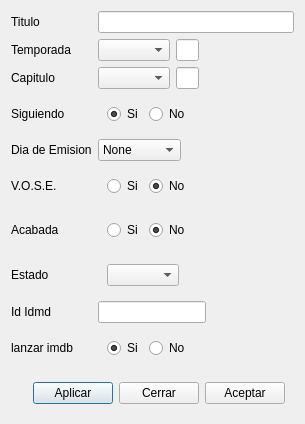
<?xml version="1.0" encoding="UTF-8"?>
<ui version="4.0">
 <class>Dialog</class>
 <widget class="QDialog" name="Dialog">
  <property name="geometry">
   <rect>
    <x>0</x>
    <y>0</y>
    <width>305</width>
    <height>424</height>
   </rect>
  </property>
  <property name="windowTitle">
   <string>Dialog</string>
  </property>
  <property name="windowIcon">
   <iconset resource="fatcow.qrc">
    <normaloff>:/Iconos/Icons/fatcow/Principal.png</normaloff>:/Iconos/Icons/fatcow/Principal.png</iconset>
  </property>
  <layout class="QGridLayout" name="gridLayout">
   <item row="0" column="0">
    <widget class="QLabel" name="label">
     <property name="text">
      <string>Titulo</string>
     </property>
     <property name="buddy">
      <cstring>lineTitulo</cstring>
     </property>
    </widget>
   </item>
   <item row="0" column="1">
    <widget class="QLineEdit" name="lineTitulo"/>
   </item>
   <item row="1" column="0">
    <widget class="QLabel" name="label_5">
     <property name="text">
      <string>Temporada</string>
     </property>
    </widget>
   </item>
   <item row="1" column="1">
    <layout class="QHBoxLayout" name="horizontalLayout_2">
     <item>
      <widget class="QComboBox" name="BoxTemporada"/>
     </item>
     <item alignment="Qt::AlignLeft">
      <widget class="QLineEdit" name="lineTemp">
       <property name="enabled">
        <bool>true</bool>
       </property>
      </widget>
     </item>
     <item>
      <spacer name="horizontalSpacer_2">
       <property name="orientation">
        <enum>Qt::Horizontal</enum>
       </property>
       <property name="sizeHint" stdset="0">
        <size>
         <width>180</width>
         <height>20</height>
        </size>
       </property>
      </spacer>
     </item>
    </layout>
   </item>
   <item row="2" column="0">
    <widget class="QLabel" name="label_2">
     <property name="text">
      <string>Capitulo</string>
     </property>
    </widget>
   </item>
   <item row="2" column="1">
    <layout class="QHBoxLayout" name="horizontalLayout">
     <item>
      <widget class="QComboBox" name="BoxCapitulo"/>
     </item>
     <item alignment="Qt::AlignLeft">
      <widget class="QLineEdit" name="lineCapitulo">
       <property name="enabled">
        <bool>true</bool>
       </property>
      </widget>
     </item>
     <item>
      <spacer name="horizontalSpacer">
       <property name="orientation">
        <enum>Qt::Horizontal</enum>
       </property>
       <property name="sizeHint" stdset="0">
        <size>
         <width>180</width>
         <height>20</height>
        </size>
       </property>
      </spacer>
     </item>
    </layout>
   </item>
   <item row="3" column="0">
    <widget class="QLabel" name="label_6">
     <property name="text">
      <string>Siguiendo</string>
     </property>
     <property name="buddy">
      <cstring>radioSeguirSi</cstring>
     </property>
    </widget>
   </item>
   <item row="3" column="1">
    <widget class="QWidget" name="widget_5" native="true">
     <layout class="QGridLayout" name="gridLayout_4">
      <item row="0" column="0">
       <widget class="QRadioButton" name="radioSeguirSi">
        <property name="text">
         <string>Si</string>
        </property>
        <property name="checked">
         <bool>true</bool>
        </property>
       </widget>
      </item>
      <item row="0" column="2">
       <spacer name="horizontalSpacer_4">
        <property name="orientation">
         <enum>Qt::Horizontal</enum>
        </property>
        <property name="sizeHint" stdset="0">
         <size>
          <width>40</width>
          <height>20</height>
         </size>
        </property>
       </spacer>
      </item>
      <item row="0" column="1">
       <widget class="QRadioButton" name="radioSeguirNo">
        <property name="text">
         <string>No</string>
        </property>
       </widget>
      </item>
     </layout>
    </widget>
   </item>
   <item row="4" column="0">
    <widget class="QLabel" name="label_3">
     <property name="text">
      <string>Dia de Emision</string>
     </property>
     <property name="buddy">
      <cstring>BoxEmision</cstring>
     </property>
    </widget>
   </item>
   <item row="4" column="1" alignment="Qt::AlignLeft">
    <widget class="QComboBox" name="BoxEmision">
     <item>
      <property name="text">
       <string>None</string>
      </property>
     </item>
     <item>
      <property name="text">
       <string>Lunes</string>
      </property>
     </item>
     <item>
      <property name="text">
       <string>Martes</string>
      </property>
     </item>
     <item>
      <property name="text">
       <string>Miercoles</string>
      </property>
     </item>
     <item>
      <property name="text">
       <string>Jueves</string>
      </property>
     </item>
     <item>
      <property name="text">
       <string>Viernes</string>
      </property>
     </item>
     <item>
      <property name="text">
       <string>Sabado</string>
      </property>
     </item>
     <item>
      <property name="text">
       <string>Domingo</string>
      </property>
     </item>
    </widget>
   </item>
   <item row="5" column="0">
    <widget class="QLabel" name="label_4">
     <property name="text">
      <string>V.O.S.E.</string>
     </property>
    </widget>
   </item>
   <item row="5" column="1">
    <widget class="QWidget" name="widget_3" native="true">
     <layout class="QGridLayout" name="gridLayout_2">
      <item row="0" column="0">
       <widget class="QRadioButton" name="radioVOSE_Si">
        <property name="text">
         <string>Si</string>
        </property>
        <property name="checked">
         <bool>false</bool>
        </property>
       </widget>
      </item>
      <item row="0" column="1">
       <widget class="QRadioButton" name="radioVOSE_No">
        <property name="text">
         <string>No</string>
        </property>
        <property name="checked">
         <bool>true</bool>
        </property>
       </widget>
      </item>
      <item row="0" column="2">
       <spacer name="horizontalSpacer_5">
        <property name="orientation">
         <enum>Qt::Horizontal</enum>
        </property>
        <property name="sizeHint" stdset="0">
         <size>
          <width>40</width>
          <height>20</height>
         </size>
        </property>
       </spacer>
      </item>
     </layout>
    </widget>
   </item>
   <item row="6" column="0">
    <widget class="QLabel" name="label_7">
     <property name="text">
      <string>Acabada</string>
     </property>
    </widget>
   </item>
   <item row="6" column="1">
    <widget class="QWidget" name="widget_2" native="true">
     <layout class="QGridLayout" name="gridLayout_3">
      <item row="0" column="0">
       <widget class="QRadioButton" name="radioAcabadaSi">
        <property name="text">
         <string>Si</string>
        </property>
       </widget>
      </item>
      <item row="0" column="1">
       <widget class="QRadioButton" name="radioAcabadaNo">
        <property name="text">
         <string>No</string>
        </property>
        <property name="checked">
         <bool>true</bool>
        </property>
       </widget>
      </item>
      <item row="0" column="2">
       <spacer name="horizontalSpacer_6">
        <property name="orientation">
         <enum>Qt::Horizontal</enum>
        </property>
        <property name="sizeHint" stdset="0">
         <size>
          <width>40</width>
          <height>20</height>
         </size>
        </property>
       </spacer>
      </item>
     </layout>
    </widget>
   </item>
   <item row="7" column="0">
    <widget class="QLabel" name="label_10">
     <property name="text">
      <string>Estado</string>
     </property>
    </widget>
   </item>
   <item row="7" column="1">
    <widget class="QWidget" name="widget" native="true">
     <layout class="QHBoxLayout" name="horizontalLayout_3">
      <item>
       <widget class="QComboBox" name="BoxEstado"/>
      </item>
      <item>
       <spacer name="horizontalSpacer_8">
        <property name="orientation">
         <enum>Qt::Horizontal</enum>
        </property>
        <property name="sizeHint" stdset="0">
         <size>
          <width>40</width>
          <height>20</height>
         </size>
        </property>
       </spacer>
      </item>
     </layout>
    </widget>
   </item>
   <item row="8" column="0">
    <widget class="QLabel" name="label_8">
     <property name="text">
      <string>Id Idmd</string>
     </property>
     <property name="buddy">
      <cstring>lineImdb</cstring>
     </property>
    </widget>
   </item>
   <item row="8" column="1" alignment="Qt::AlignLeft">
    <widget class="QLineEdit" name="lineImdb"/>
   </item>
   <item row="9" column="0">
    <widget class="QLabel" name="label_9">
     <property name="text">
      <string>lanzar imdb</string>
     </property>
    </widget>
   </item>
   <item row="9" column="1">
    <widget class="QWidget" name="widget_4" native="true">
     <layout class="QGridLayout" name="gridLayout_5">
      <item row="0" column="2">
       <widget class="QRadioButton" name="radioImdbNo">
        <property name="text">
         <string>No</string>
        </property>
       </widget>
      </item>
      <item row="0" column="1">
       <widget class="QRadioButton" name="radioImdbSi">
        <property name="text">
         <string>Si</string>
        </property>
        <property name="checked">
         <bool>true</bool>
        </property>
       </widget>
      </item>
      <item row="0" column="3">
       <spacer name="horizontalSpacer_7">
        <property name="orientation">
         <enum>Qt::Horizontal</enum>
        </property>
        <property name="sizeHint" stdset="0">
         <size>
          <width>40</width>
          <height>20</height>
         </size>
        </property>
       </spacer>
      </item>
     </layout>
    </widget>
   </item>
   <item row="10" column="0" colspan="2">
    <widget class="QWidget" name="WidgetBotones" native="true">
     <layout class="QHBoxLayout" name="LayoutBotones">
      <item>
       <widget class="QLabel" name="label_Info">
        <property name="text">
         <string/>
        </property>
       </widget>
      </item>
      <item>
       <spacer name="horizontalSpacer_3">
        <property name="orientation">
         <enum>Qt::Horizontal</enum>
        </property>
        <property name="sizeHint" stdset="0">
         <size>
          <width>10</width>
          <height>20</height>
         </size>
        </property>
       </spacer>
      </item>
      <item>
       <widget class="QPushButton" name="pushButtonAplicar">
        <property name="text">
         <string>Aplicar</string>
        </property>
        <property name="icon">
         <iconset resource="fatcow.qrc">
          <normaloff>:/Iconos/Icons/fatcow/accept_button.png</normaloff>:/Iconos/Icons/fatcow/accept_button.png</iconset>
        </property>
       </widget>
      </item>
      <item>
       <widget class="QPushButton" name="pushButtonCerrar">
        <property name="text">
         <string>Cerrar</string>
        </property>
        <property name="icon">
         <iconset resource="fatcow.qrc">
          <normaloff>:/Iconos/Icons/fatcow/cancel.png</normaloff>:/Iconos/Icons/fatcow/cancel.png</iconset>
        </property>
       </widget>
      </item>
      <item>
       <widget class="QPushButton" name="pushButtonAceptar">
        <property name="text">
         <string>Aceptar</string>
        </property>
        <property name="icon">
         <iconset resource="fatcow.qrc">
          <normaloff>:/Iconos/Icons/fatcow/file_save_as.png</normaloff>:/Iconos/Icons/fatcow/file_save_as.png</iconset>
        </property>
       </widget>
      </item>
     </layout>
    </widget>
   </item>
  </layout>
  <zorder>widget_2</zorder>
  <zorder>widget_3</zorder>
  <zorder>label_4</zorder>
  <zorder>label_5</zorder>
  <zorder>label_6</zorder>
  <zorder>label_7</zorder>
  <zorder>widget_5</zorder>
  <zorder>lineTitulo</zorder>
  <zorder>label</zorder>
  <zorder>label_2</zorder>
  <zorder>label_3</zorder>
  <zorder>lineImdb</zorder>
  <zorder>label_8</zorder>
  <zorder>BoxEmision</zorder>
  <zorder>label_9</zorder>
  <zorder>widget_4</zorder>
  <zorder>label_10</zorder>
  <zorder>widget</zorder>
 </widget>
 <resources>
  <include location="fatcow.qrc"/>
 </resources>
 <connections>
  <connection>
   <sender>BoxTemporada</sender>
   <signal>activated(QString)</signal>
   <receiver>lineTemp</receiver>
   <slot>setText(QString)</slot>
   <hints>
    <hint type="sourcelabel">
     <x>152</x>
     <y>55</y>
    </hint>
    <hint type="destinationlabel">
     <x>212</x>
     <y>55</y>
    </hint>
   </hints>
  </connection>
  <connection>
   <sender>BoxCapitulo</sender>
   <signal>activated(QString)</signal>
   <receiver>lineCapitulo</receiver>
   <slot>setText(QString)</slot>
   <hints>
    <hint type="sourcelabel">
     <x>152</x>
     <y>83</y>
    </hint>
    <hint type="destinationlabel">
     <x>212</x>
     <y>83</y>
    </hint>
   </hints>
  </connection>
 </connections>
</ui>
